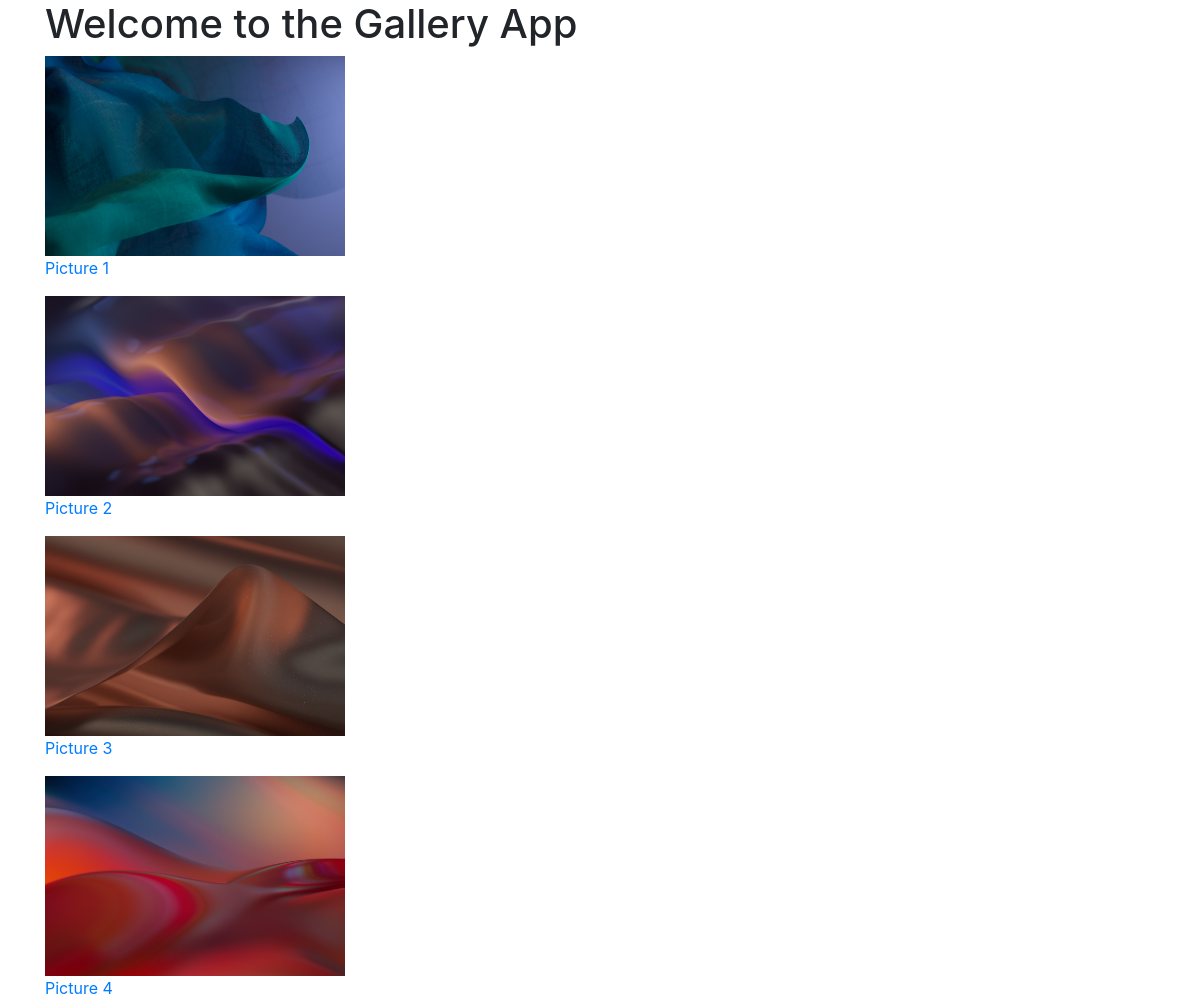
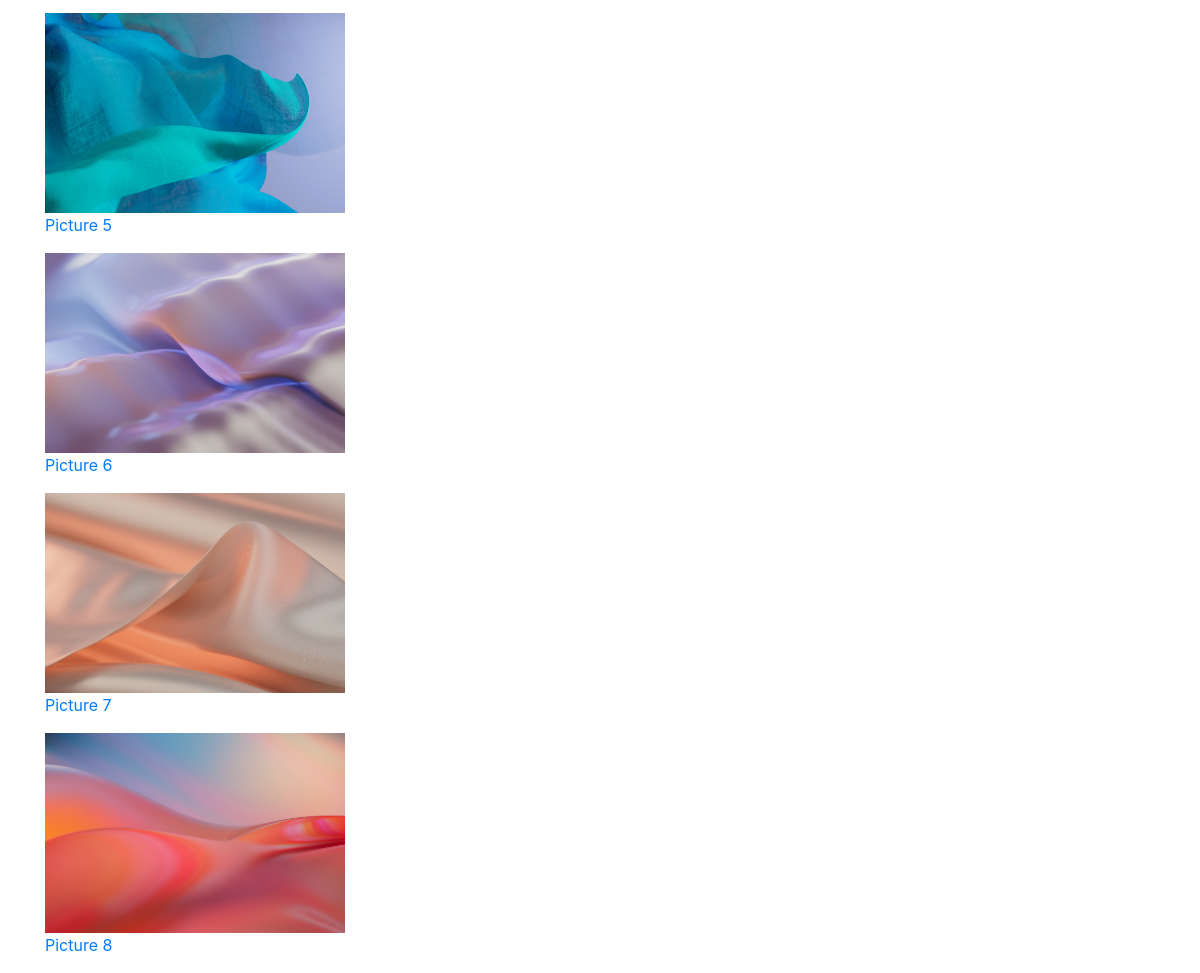
/Photos/, run on the app's committed database (2 pictures, top to bottom).
### gallery/models.py (models this page shows)
class Photo(models.Model):
    title = models.CharField(max_length=255)
    description = models.TextField()
    image = models.ImageField(upload_to='photos/')
    created_at = models.DateTimeField(auto_now_add=True)

### gallery/views.py (the view)
# urls.py: path('Photos/', PhotoListView.as_view(), name='photo_list'),
class PhotoListView(ListView):
    model = Photo
    template_name = "photo_list.html"
    context_object_name = "photos"

### gallery/templates/photo_list.html
{% extends 'base.html' %}
{% block content %}
    <h1>Welcome to the Gallery App</h1>
    {% for photo in photos %}
  <figure>
    <a href="{% url 'photo_detail' pk=photo.pk %}">
      <img src="{{ photo.image.url }}" alt="{{ photo.title }}" width="300" height="200" title="{{ photo.title }}"/>
      <figcaption>{{ photo.title }}</figcaption>
    </a>
  </figure>
{% endfor %}
{% endblock %}

### gallery/templates/base.html (shortened to what this page needs)
{% load static %}
<html>
<head>
    <link rel="stylesheet" href="https://maxcdn.bootstrapcdn.com/bootstrap/4.0.0/css/bootstrap.min.css"
>
    <link rel="stylesheet" href="{% static 'css/fonts.css' %}">
</head>
<body>
    <main role=" main" class="container">
        <div class="row">
            <div class="col-md-8">
                {% block content %}{% endblock %}
            </div>
        </div>
    </main>
</body>
</html>

### data on the page
Photo: image (picture), title "Picture 1"
Photo: image (picture), title "Picture 2"
Photo: image (picture), title "Picture 3"
Photo: image (picture), title "Picture 4"
Photo: image (picture), title "Picture 5"
Photo: image (picture), title "Picture 6"
Photo: image (picture), title "Picture 7"
Photo: image (picture), title "Picture 8"
